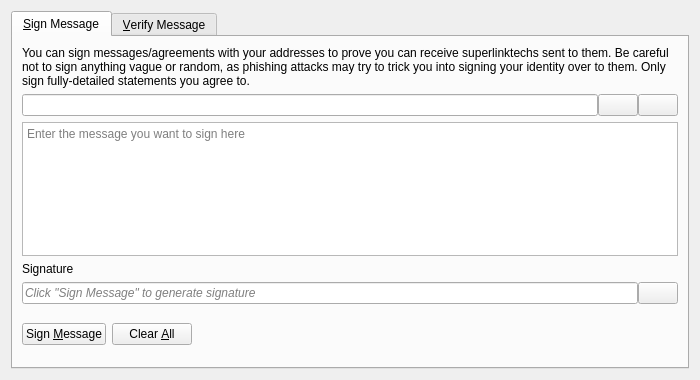
<?xml version="1.0" encoding="UTF-8"?>
<ui version="4.0">
 <class>SignVerifyMessageDialog</class>
 <widget class="QDialog" name="SignVerifyMessageDialog">
  <property name="geometry">
   <rect>
    <x>0</x>
    <y>0</y>
    <width>700</width>
    <height>380</height>
   </rect>
  </property>
  <property name="windowTitle">
   <string>Signatures - Sign / Verify a Message</string>
  </property>
  <property name="modal">
   <bool>true</bool>
  </property>
  <layout class="QVBoxLayout" name="verticalLayout">
   <item>
    <widget class="QTabWidget" name="tabWidget">
     <property name="currentIndex">
      <number>0</number>
     </property>
     <widget class="QWidget" name="tabSignMessage">
      <attribute name="title">
       <string>&amp;Sign Message</string>
      </attribute>
      <layout class="QVBoxLayout" name="verticalLayout_SM">
       <item>
        <widget class="QLabel" name="infoLabel_SM">
         <property name="text">
          <string>You can sign messages/agreements with your addresses to prove you can receive superlinktechs sent to them. Be careful not to sign anything vague or random, as phishing attacks may try to trick you into signing your identity over to them. Only sign fully-detailed statements you agree to.</string>
         </property>
         <property name="textFormat">
          <enum>Qt::PlainText</enum>
         </property>
         <property name="wordWrap">
          <bool>true</bool>
         </property>
        </widget>
       </item>
       <item>
        <layout class="QHBoxLayout" name="horizontalLayout_1_SM">
         <property name="spacing">
          <number>0</number>
         </property>
         <item>
          <widget class="QValidatedLineEdit" name="addressIn_SM">
           <property name="toolTip">
            <string>The SuperLinkTech address to sign the message with</string>
           </property>
          </widget>
         </item>
         <item>
          <widget class="QPushButton" name="addressBookButton_SM">
           <property name="toolTip">
            <string>Choose previously used address</string>
           </property>
           <property name="text">
            <string/>
           </property>
           <property name="icon">
            <iconset resource="../superlinktech.qrc">
             <normaloff>:/icons/address-book</normaloff>:/icons/address-book</iconset>
           </property>
           <property name="shortcut">
            <string>Alt+A</string>
           </property>
           <property name="autoDefault">
            <bool>false</bool>
           </property>
          </widget>
         </item>
         <item>
          <widget class="QPushButton" name="pasteButton_SM">
           <property name="toolTip">
            <string>Paste address from clipboard</string>
           </property>
           <property name="text">
            <string/>
           </property>
           <property name="icon">
            <iconset resource="../superlinktech.qrc">
             <normaloff>:/icons/editpaste</normaloff>:/icons/editpaste</iconset>
           </property>
           <property name="shortcut">
            <string>Alt+P</string>
           </property>
           <property name="autoDefault">
            <bool>false</bool>
           </property>
          </widget>
         </item>
        </layout>
       </item>
       <item>
        <widget class="QPlainTextEdit" name="messageIn_SM">
         <property name="toolTip">
          <string>Enter the message you want to sign here</string>
         </property>
         <property name="placeholderText">
          <string>Enter the message you want to sign here</string>
         </property>
        </widget>
       </item>
       <item>
        <widget class="QLabel" name="signatureLabel_SM">
         <property name="text">
          <string>Signature</string>
         </property>
         <property name="textFormat">
          <enum>Qt::PlainText</enum>
         </property>
        </widget>
       </item>
       <item>
        <layout class="QHBoxLayout" name="horizontalLayout_2_SM">
         <property name="spacing">
          <number>0</number>
         </property>
         <item>
          <widget class="QLineEdit" name="signatureOut_SM">
           <property name="placeholderText">
            <string>Click "Sign Message" to generate signature</string>
           </property>
           <property name="font">
            <font>
             <italic>true</italic>
            </font>
           </property>
           <property name="readOnly">
            <bool>true</bool>
           </property>
          </widget>
         </item>
         <item>
          <widget class="QPushButton" name="copySignatureButton_SM">
           <property name="toolTip">
            <string>Copy the current signature to the system clipboard</string>
           </property>
           <property name="text">
            <string/>
           </property>
           <property name="icon">
            <iconset resource="../superlinktech.qrc">
             <normaloff>:/icons/editcopy</normaloff>:/icons/editcopy</iconset>
           </property>
           <property name="autoDefault">
            <bool>false</bool>
           </property>
          </widget>
         </item>
        </layout>
       </item>
       <item>
        <layout class="QHBoxLayout" name="horizontalLayout_3_SM">
         <item>
          <widget class="QPushButton" name="signMessageButton_SM">
           <property name="toolTip">
            <string>Sign the message to prove you own this SuperLinkTech address</string>
           </property>
           <property name="text">
            <string>Sign &amp;Message</string>
           </property>
           <property name="icon">
            <iconset resource="../superlinktech.qrc">
             <normaloff>:/icons/edit</normaloff>:/icons/edit</iconset>
           </property>
           <property name="autoDefault">
            <bool>false</bool>
           </property>
          </widget>
         </item>
         <item>
          <widget class="QPushButton" name="clearButton_SM">
           <property name="toolTip">
            <string>Reset all sign message fields</string>
           </property>
           <property name="text">
            <string>Clear &amp;All</string>
           </property>
           <property name="icon">
            <iconset resource="../superlinktech.qrc">
             <normaloff>:/icons/remove</normaloff>:/icons/remove</iconset>
           </property>
           <property name="autoDefault">
            <bool>false</bool>
           </property>
          </widget>
         </item>
         <item>
          <spacer name="horizontalSpacer_1_SM">
           <property name="orientation">
            <enum>Qt::Horizontal</enum>
           </property>
           <property name="sizeHint" stdset="0">
            <size>
             <width>40</width>
             <height>48</height>
            </size>
           </property>
          </spacer>
         </item>
         <item>
          <widget class="QLabel" name="statusLabel_SM">
           <property name="font">
            <font>
             <weight>75</weight>
             <bold>true</bold>
            </font>
           </property>
           <property name="text">
            <string/>
           </property>
           <property name="wordWrap">
            <bool>true</bool>
           </property>
          </widget>
         </item>
         <item>
          <spacer name="horizontalSpacer_2_SM">
           <property name="orientation">
            <enum>Qt::Horizontal</enum>
           </property>
           <property name="sizeHint" stdset="0">
            <size>
             <width>40</width>
             <height>48</height>
            </size>
           </property>
          </spacer>
         </item>
        </layout>
       </item>
      </layout>
     </widget>
     <widget class="QWidget" name="tabVerifyMessage">
      <attribute name="title">
       <string>&amp;Verify Message</string>
      </attribute>
      <layout class="QVBoxLayout" name="verticalLayout_VM">
       <item>
        <widget class="QLabel" name="infoLabel_VM">
         <property name="text">
          <string>Enter the receiver's address, message (ensure you copy line breaks, spaces, tabs, etc. exactly) and signature below to verify the message. Be careful not to read more into the signature than what is in the signed message itself, to avoid being tricked by a man-in-the-middle attack. Note that this only proves the signing party receives with the address, it cannot prove sendership of any transaction!</string>
         </property>
         <property name="textFormat">
          <enum>Qt::PlainText</enum>
         </property>
         <property name="alignment">
          <set>Qt::AlignLeading|Qt::AlignLeft|Qt::AlignTop</set>
         </property>
         <property name="wordWrap">
          <bool>true</bool>
         </property>
        </widget>
       </item>
       <item>
        <layout class="QHBoxLayout" name="horizontalLayout_1_VM">
         <property name="spacing">
          <number>0</number>
         </property>
         <item>
          <widget class="QValidatedLineEdit" name="addressIn_VM">
           <property name="toolTip">
            <string>The SuperLinkTech address the message was signed with</string>
           </property>
          </widget>
         </item>
         <item>
          <widget class="QPushButton" name="addressBookButton_VM">
           <property name="toolTip">
            <string>Choose previously used address</string>
           </property>
           <property name="text">
            <string/>
           </property>
           <property name="icon">
            <iconset resource="../superlinktech.qrc">
             <normaloff>:/icons/address-book</normaloff>:/icons/address-book</iconset>
           </property>
           <property name="shortcut">
            <string>Alt+A</string>
           </property>
           <property name="autoDefault">
            <bool>false</bool>
           </property>
          </widget>
         </item>
        </layout>
       </item>
       <item>
        <widget class="QPlainTextEdit" name="messageIn_VM">
          <property name="toolTip">
            <string>The signed message to verify</string>
          </property>
          <property name="placeholderText">
            <string>The signed message to verify</string>
          </property>
        </widget>
       </item>
       <item>
        <widget class="QValidatedLineEdit" name="signatureIn_VM">
          <property name="toolTip">
            <string>The signature given when the message was signed</string>
          </property>
          <property name="placeholderText">
            <string>The signature given when the message was signed</string>
          </property>
        </widget>
       </item>
       <item>
        <layout class="QHBoxLayout" name="horizontalLayout_2_VM">
         <item>
          <widget class="QPushButton" name="verifyMessageButton_VM">
           <property name="toolTip">
            <string>Verify the message to ensure it was signed with the specified SuperLinkTech address</string>
           </property>
           <property name="text">
            <string>Verify &amp;Message</string>
           </property>
           <property name="icon">
            <iconset resource="../superlinktech.qrc">
             <normaloff>:/icons/transaction_0</normaloff>:/icons/transaction_0</iconset>
           </property>
           <property name="autoDefault">
            <bool>false</bool>
           </property>
          </widget>
         </item>
         <item>
          <widget class="QPushButton" name="clearButton_VM">
           <property name="toolTip">
            <string>Reset all verify message fields</string>
           </property>
           <property name="text">
            <string>Clear &amp;All</string>
           </property>
           <property name="icon">
            <iconset resource="../superlinktech.qrc">
             <normaloff>:/icons/remove</normaloff>:/icons/remove</iconset>
           </property>
           <property name="autoDefault">
            <bool>false</bool>
           </property>
          </widget>
         </item>
         <item>
          <spacer name="horizontalSpacer_1_VM">
           <property name="orientation">
            <enum>Qt::Horizontal</enum>
           </property>
           <property name="sizeHint" stdset="0">
            <size>
             <width>40</width>
             <height>48</height>
            </size>
           </property>
          </spacer>
         </item>
         <item>
          <widget class="QLabel" name="statusLabel_VM">
           <property name="font">
            <font>
             <weight>75</weight>
             <bold>true</bold>
            </font>
           </property>
           <property name="text">
            <string/>
           </property>
           <property name="wordWrap">
            <bool>true</bool>
           </property>
          </widget>
         </item>
         <item>
          <spacer name="horizontalSpacer_2_VM">
           <property name="orientation">
            <enum>Qt::Horizontal</enum>
           </property>
           <property name="sizeHint" stdset="0">
            <size>
             <width>40</width>
             <height>48</height>
            </size>
           </property>
          </spacer>
         </item>
        </layout>
       </item>
      </layout>
     </widget>
    </widget>
   </item>
  </layout>
 </widget>
 <customwidgets>
  <customwidget>
   <class>QValidatedLineEdit</class>
   <extends>QLineEdit</extends>
   <header>qt/qvalidatedlineedit.h</header>
  </customwidget>
 </customwidgets>
 <resources>
  <include location="../superlinktech.qrc"/>
 </resources>
 <connections/>
</ui>
